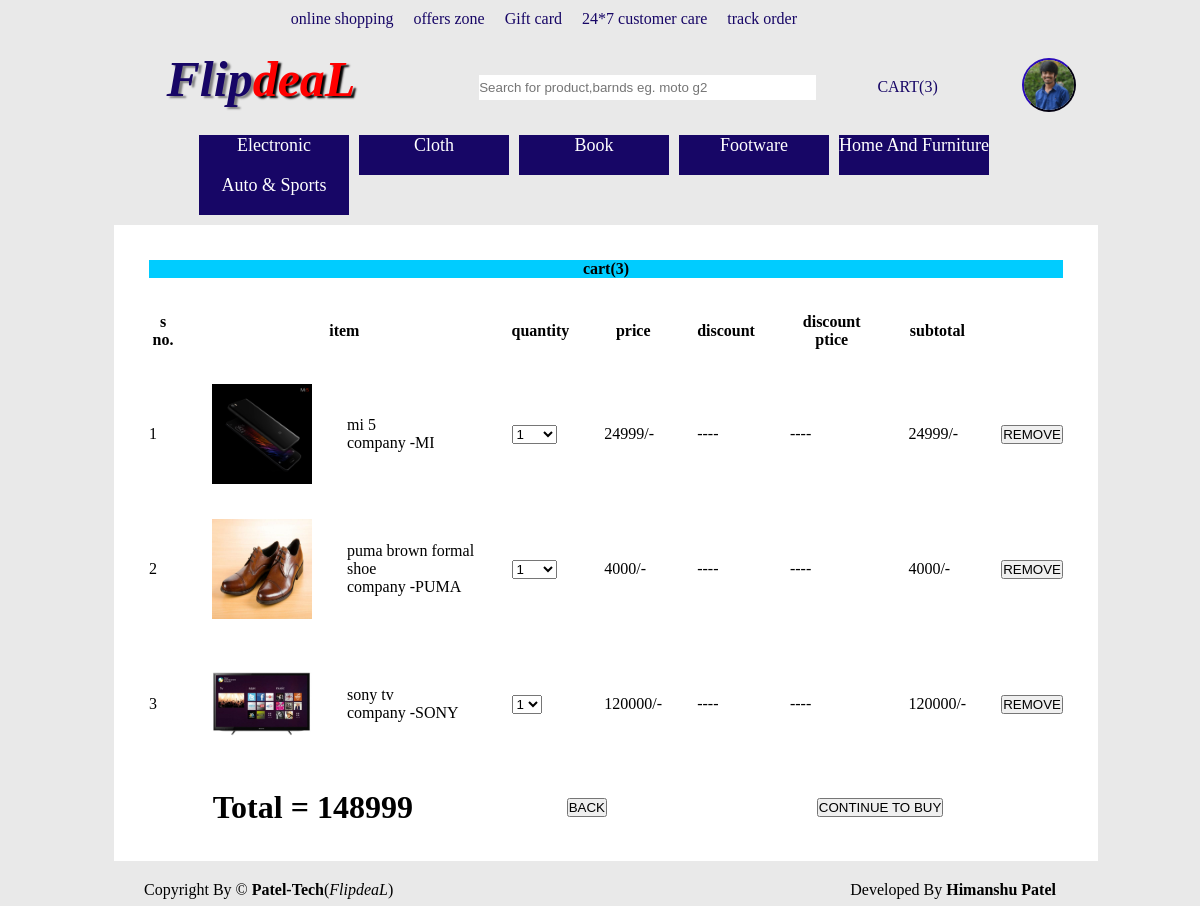
The app's page /cart.php (signed in) with its own data.
### tables this page shows
CREATE TABLE IF NOT EXISTS `user_regi` (
  `uid` int(11) NOT NULL AUTO_INCREMENT,
  `fname` varchar(80) NOT NULL,
  `lname` varchar(50) NOT NULL,
  `gender` varchar(1) NOT NULL,
  `dob` date NOT NULL,
  `uname` varchar(80) NOT NULL,
  `uemail` varchar(80) NOT NULL,
  `upass` varchar(20) NOT NULL,
  `address` text NOT NULL,
  `state` varchar(50) NOT NULL,
  `pincode` int(6) NOT NULL,
  `mob` int(10) NOT NULL,
  `uimg` varchar(100) NOT NULL,
  UNIQUE KEY `uid` (`uid`)
);

CREATE TABLE IF NOT EXISTS `categori` (
  `catid` int(11) NOT NULL AUTO_INCREMENT,
  `catname` varchar(80) NOT NULL,
  `cattype` varchar(50) NOT NULL,
  `prim` int(11) NOT NULL,
  `catimage` varchar(100) NOT NULL,
  PRIMARY KEY (`catid`)
);

CREATE TABLE IF NOT EXISTS `cart` (
  `cartid` int(11) NOT NULL AUTO_INCREMENT,
  `userid` int(11) NOT NULL,
  `ptdid` int(11) NOT NULL,
  `quantity` int(11) NOT NULL,
  `status` varchar(20) NOT NULL,
  PRIMARY KEY (`cartid`)
);

CREATE TABLE IF NOT EXISTS `product` (
  `ptdid` int(11) NOT NULL AUTO_INCREMENT,
  `catid` int(11) NOT NULL,
  `companyid` int(11) NOT NULL,
  `pdtname` varchar(80) NOT NULL,
  `price` int(11) NOT NULL,
  `stock` int(11) NOT NULL,
  `company` varchar(80) NOT NULL,
  `feature` text NOT NULL,
  `pdtimage` varchar(80) NOT NULL,
  `al_date` bigint(20) NOT NULL,
  PRIMARY KEY (`ptdid`)
);

CREATE TABLE IF NOT EXISTS `comapny` (
  `compid` int(11) NOT NULL AUTO_INCREMENT,
  `compname` varchar(20) NOT NULL,
  `compdetails` text NOT NULL,
  `catid` int(11) NOT NULL,
  `complogo` varchar(80) NOT NULL,
  `displayname` varchar(80) NOT NULL,
  PRIMARY KEY (`compid`)
);

### cart.php (the view, shortened to what this page needs)
<?php include("header1.php");
if(!isset($_SESSION['uid']))
{
	if(isset($_SESSION['utype']))
	{
	if($_SESSION['utype']=="admin")
 {
	header("location:admin.php");
 }else if($_SESSION['utype']=="courier")
 {
	header("location:courier.php");
 }
 else
 {
	 header("location:login.php");
 }
	}else
 {
	 header("location:login.php");
 }
	}
else
{
?><?php
	echo "<table align='center'  border='0' cellspacing='35'>";
include("dbconnect.php");
	if(isset($_SESSION['user']))
{
	$uid=$_SESSION['uid'];
$total=0;
	$n=mysqli_query($con,"select count(*) from cart where userid='$uid'");
$n1=mysqli_fetch_array($n);
$x=mysqli_query($con,"select cart.ptdid,quantity,companyid,pdtname,price,pdtimage,cartid from cart left join product on cart.ptdid=product.ptdid where cart.userid='$uid';");
?>
<head>
<link rel="stylesheet" href="style.css" type="text/css" />
</head>
<tr><th id="no_item" bgcolor="#00CCFF" colspan="9"><?php echo "cart(".$n1[0].")"; ?></th></tr>
<tr><th>s no.</th><th colspan="2">item</th><th>quantity</th><th>price</th><th> discount</th><th>discount ptice</th><th>subtotal</th></tr>
<form name="f">
<?php
for($i=0;$i<$n1[0];$i++)
{ $x1=mysqli_fetch_array($x);
  $comp=mysqli_query($con,"select displayname from comapny where compid='$x1[2]'");
  $comp1=mysqli_fetch_array($comp);
  echo "<tr><td>".($i+1)."</td>";
  echo "<td>";
  echo "<img width='100' height='100' src='.\\productlogo\\$x1[5]'>";
  echo "</td>";
  echo "<td>";
  echo $x1[3]."</br>company -".$comp1[0];
   echo "<td>";
   echo "<select name='q' id='$i' onchange='checkq(this);'>";
     $maxq=mysqli_query($con,"select stock from product where ptdid='$x1[0]'");
   $maxq1=mysqli_fetch_array($maxq);
   for($j=1;$j<=$maxq1[0];$j++)
   {
	   if($j!=$x1[1])
	   {
	   echo "<option value='$j' >".$j."</option>";
	   }
	   else
	   {echo "<option value='$j' selected='selected'>".$j."</option>";}
   }
   echo "</select><div id='g$i'></div></td>";
  echo "<td>".$x1[4]."/-</td>";
  $ds1=mysqli_query($con,"select * from offer where pdtid=$x1[0]");
  $ds=mysqli_fetch_array($ds1);
  $a=time();
$da1=date("Y-m-d",$a);
$da3=date_create($da1);
$da2=date("Y-m-d",$ds[4]);
$da4=date_create($da2);
$df=date_diff($da4,$da3);
$s=$df->format("%a");
  if($ds[2]!=NULL)
{
	if($ds[3]>$s)
	{
$dp=$x1[4]-($x1[4]*$ds[2]/100);
echo "<td>$ds[2]%</td>";
echo "<td>$dp/-</td>";
}
else
{
	$dp=$x1[4];
	echo "<td>----</td><td>----</td>";
}
}
else
{
	$dp=$x1[4];
	echo "<td>----</td><td>----</td>";
}
  $subtotal=$dp*$x1[1];
  echo "<td>".$subtotal."/-</td>";
  $total=$total+$subtotal;
  echo "<td>";
  echo "<input type='button' value='REMOVE' onclick='removecart(this);' id='$i'>";
  echo "</td></tr>";
}
}
else
{echo "<tr><th id='no_item' bgcolor='#00CCFF'>cart(0)</th></tr>";}
?>
</form>
<tr><td colspan="3" align="center">
<div id="total"><h1>total = <?php echo $total; ?></h1></div></td>
<td colspan="2" align="center">
<form action="mainpage.php" method="get">
<input type="submit" value="BACK" />
</form>
</td>
<td colspan="4" align="center">
<form action="buy.php" method="get">
<input type="submit" value="CONTINUE TO BUY" />
</form>
</td>
</tr>
</table>
<?php } include("footer.php"); ?>

### header1.php (shortened to what this page needs)
<!DOCTYPE html PUBLIC "-//W3C//DTD XHTML 1.0 Transitional//EN" "http://www.w3.org/TR/xhtml1/DTD/xhtml1-transitional.dtd">
<html xmlns="http://www.w3.org/1999/xhtml">
<head>
<link href="style.css" type="text/css" rel="stylesheet" />
<link href="SpryAssets/SpryMenuBarHorizontal.css" rel="stylesheet" type="text/css" />
<link href="SpryAssets/SpryMenuBarVertical.css" rel="stylesheet" type="text/css" />
<link href="SpryAssets/SpryMenuBarHorizontal.css" rel="stylesheet" type="text/css" />
</head>
<body>
   <div id="main">
<div id="head">
<div id="upperstrip">
<div id="headstrip">
<ul>
<li><a href="mainpage.php?t=0">online shopping</a></li>
<li><a href="sell.php">offers zone</a></li>
<li><a href="giftcard.php">Gift card</a></li>
<li><a href="#">24*7 customer care</a></li>
<li><a href="#">track order</a></li>
</ul>
</div>
<div id="headContainer">
<div class="hc" id="hc">
    <h3><i>&nbsp;Flip</i></h3><H4><i>deaL</i></H4>
</div>
<div class="hc" id="hc"><div id="search">
<form action="searchitem.php" method="get">
<input type="search" name="search" maxlength="100" size="40" id="sreach" placeholder="Search for product,barnds eg. moto g2" onkeyup="searchitem();"/>&nbsp;&nbsp;</div>
</div>
<div class="hc" id="hc">
<div id="userinfo">
<?php
if(isset($_SESSION['user']))
{
 if(($_SESSION['user']!="admin") )
{
	if(($_SESSION['user']!="courier_babu"))
	{
	if(isset($_SESSION['uid']))
{
include("dbconnect.php");
$ud=$_SESSION['uid'];
$user1=mysqli_query($con,"select * from user_regi where uid=$ud");
$user=mysqli_fetch_array($user1);
?>
  <ul id="MenuBar2" class="MenuBarHorizontal" >
    <li><a class="MenuBarItemSubmenu" href="#"><?php
	echo "<img src='.\\userimg\\$user[12]' width='50' height='50' id='pimg'/><br>";
	 ?></a>
    </li>
    <?php }}}
	}?>
</div>
<div id="cart">
<a href="cart.php">CART(<?php include("dbconnect.php");
if(isset($_SESSION['user']))
{if(isset($_SESSION['uid']))
{$uid=$_SESSION['uid'];
$n=mysqli_query($con,"select count(*) from cart where userid='$uid'");
$n1=mysqli_fetch_array($n);
echo $n1[0];
}
else
{ echo '0';}
}
else
{ echo '0';}
?>)</a>
</div>
</div>
</div>
<div id="subcat">
<?php
include("dbconnect.php");
$y=mysqli_query($con,"select count(*) from categori where prim='0';");
$y1=mysqli_fetch_array($y);
$y2=$y1[0];
$q=mysqli_query($con,"select catname,catid from categori where prim='0';");
echo "<ul id='subbar1' class='Menusubbar' aling='center'>";
for($i=0;$i<$y2;$i++)
{
$q1=mysqli_fetch_array($q);
echo "<a href='subcat2.php?t=$q1[1]'><li>$q1[0]</li></a>";
}
echo "</ul>";
?>
</div>
    </div>
<div id="body" >

### style.css (style rules this page uses)
* { margin:auto; padding:0px; margin: 0px; }
#headstrip { width: 80%; float: right; height: 40px; margin-left: 100px; margin-right: 50px; }
#headstrip ul { width:100%; list-style:none; }
#headstrip ul li { float:left; margin-left:20px; height: 30px; }
#headstrip ul li a { text-decoration:none; background-color:#E9E9E9; color: #170666; border-style:2px outset #E9E9E9; text-decoration:none; }
#headContainer { float:right; width: 100%; height: 85px; }
#hc { alignment-adjust:central; float: left; width: 30%; margin-left: 30px; }
#hc h3 { float: left; color: #170666; font-size: 50px; font-family: cursive; font-weight: bolder; text-shadow: 3px 2px 2px grey; }
#hc h4 { float: left; color:#F00; font-size: 50px; font-family:cursive; font-weight:bolder; text-shadow: 3px 2px 2px black; }
#pimg { border-radius: 50px; margin-left: 10px; border: 2.5px #170666; border-style: outset; }
#userinfo { float:right; width: 100px; height: 75px; }
#search form input { margin-top: 25px; height: 25px; margin-left: 0px; border: 5px; }
#cart { float:left; margin-left: 70px; margin-top: 25px; color: #170666; border-style: solid; border-color: #E9E9E9; background-color: #E9E9E9; }
#cart a { text-decoration: none; color: #170666; font-weight: normal; }
#main { width: 100%; float: left; background-color:#E9E9E9; }
#head { background-color:#FFF; float:left; width:82%; margin-left:9.5%; }
#subcat { float: left; width: 100%; align-items: center; margin-left: 20px; }
#upperstrip { float: left; width: 100%; border-style: solid; border-color: #E9E9E9; border-style:solid; background-color:#E9E9E9; border-width: 10px; }
#body { float: left; width: 100%; }
#subbar1 li { float: left; border: 2px solid; border:#170666; margin-left: 10px; background-color: #170666; width: 150px; height: 40px; text-transform: capitalize; }
#subbar1 { list-style: none; margin-left: 45px; }
#subbar1 a li { text-decoration: none; color: white; font-size: 18PX; text-align: center; }
#total h1 { align-self: center; text-transform: capitalize; }

### SpryAssets/SpryMenuBarHorizontal.css (style rules this page uses)
ul.MenuBarHorizontal { margin: 0; padding: 0; list-style-type: none; font-size: 100%; cursor: default; width: auto; }
ul.MenuBarHorizontal li { margin: 0; padding: 0; list-style-type: none; font-size: 100%; position: relative; text-align:left; cursor: pointer; width: 6em; float: left; }
ul.MenuBarHorizontal a { display: block; cursor: pointer; background-color: #E9E9E9; padding: 0.5em 0.75em; color: #333; text-decoration: none; }
ul.MenuBarHorizontal a.MenuBarItemSubmenu { background-repeat: no-repeat; background-position: 95% 50%; }

### records on screen
user_regi: uimg (picture)
categori: catname "Electronic"
categori: catname "Cloth"
categori: catname "Book"
categori: catname "Footware"
categori: catname "Home And Furniture"
categori: catname "Auto & Sports"
cart: ptdid.pdtimage (picture), ptdid.pdtname "mi 5", comapny.displayname "MI", q "1", ptdid.price "24999"
cart: ptdid.pdtimage (picture), ptdid.pdtname "puma brown formal shoe", comapny.displayname "PUMA", q "1", ptdid.price "4000"
cart: ptdid.pdtimage (picture), ptdid.pdtname "sony tv", comapny.displayname "SONY", q "1", ptdid.price "120000"

### other values on screen
$n1[0] "3"
$total "148999"
